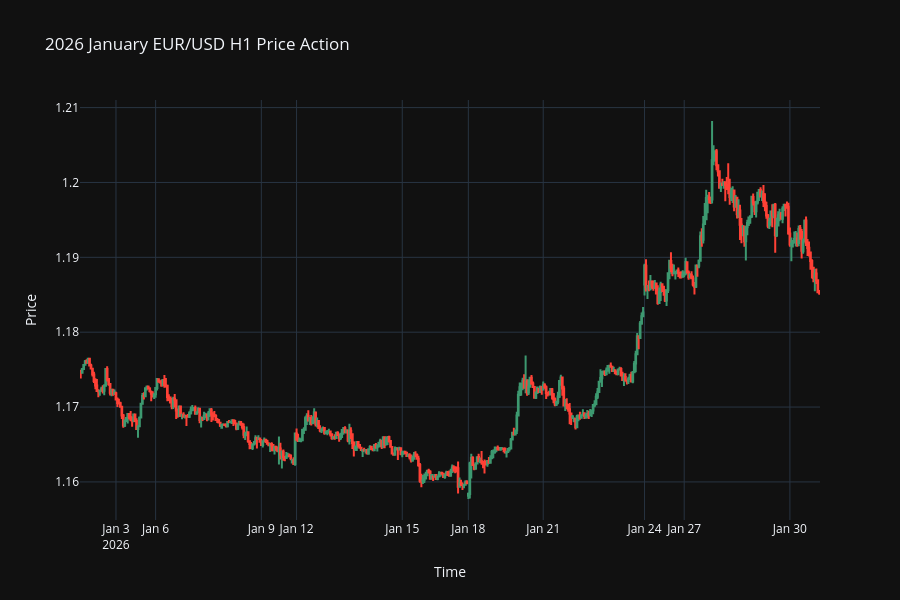

Here is the notebook cell this chart was saved with:
### Code cell
month_df = df.loc["2026-01-01":"2026-01-31"]

fig = go.Figure(data=[go.Candlestick(x=month_df.index,
                open=month_df["open"],
                high=month_df["high"],
                low=month_df["low"],
                close=month_df["close"],
                name="Market Data")]
                )

fig.update_layout(
    title="2026 January EUR/USD H1 Price Action",
    yaxis_title="Price",
    xaxis_title="Time",
    template="plotly_dark",
    xaxis_rangeslider_visible=False,
    height=600
)

# identify missing timestamps in the hourly data
full_timeline = pd.date_range(start=month_df.index.min(), end=month_df.index.max(), freq="h")
missing_timestamps = full_timeline.difference(pd.DatetimeIndex(month_df.index))

# hide missing timestamps on the x-axis to avoid gaps in the candlestick chart
fig.update_xaxes(
    rangebreaks=[
        dict(values=missing_timestamps, dvalue=3600000)
    ]
)

fig.show()

### Figure 1 — Plotly figure (JSON) as saved in the notebook; plotly's stock layout.template omitted (floating-point values rounded to 4 significant figures; data arrays with more than 128 entries replaced by an {"elided": "..."} marker saying what was removed)
{"data": [{"close": {"elided": "504 float values"}, "high": {"elided": "504 float values"}, "low": {"elided": "504 float values"}, "name": "Market Data", "open": {"elided": "504 float values"}, "type": "candlestick", "x": {"elided": "504 str values"}}], "layout": {"height": 600, "title": {"text": "2026 January EUR/USD H1 Price Action"}, "xaxis": {"rangebreaks": [{"dvalue": 3600000, "values": {"elided": "192 str values"}}], "rangeslider": {"visible": false}, "title": {"text": "Time"}}, "yaxis": {"title": {"text": "Price"}}}}
